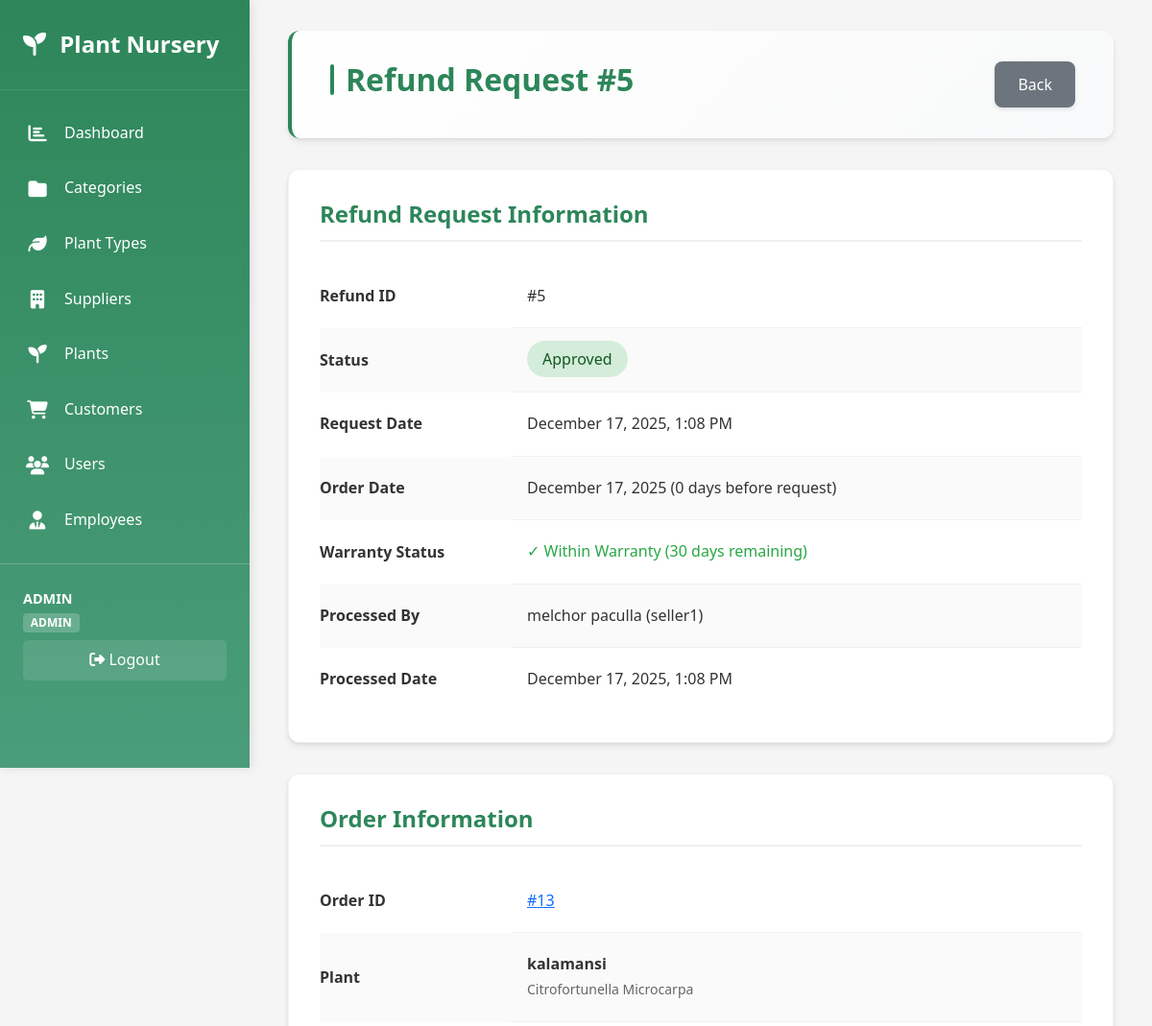
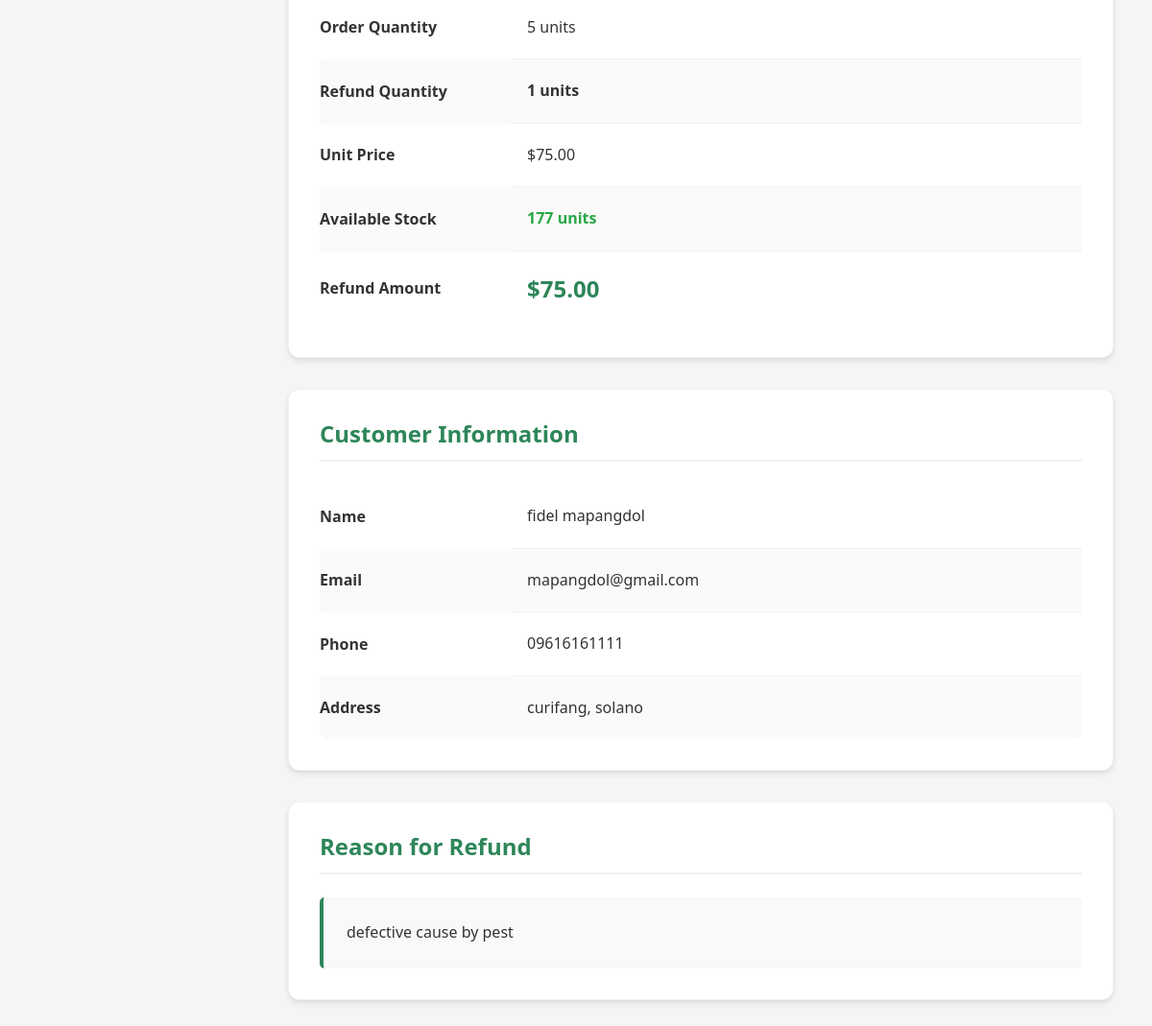
Page /refund/view_refund.php?id=5 (signed in) on the committed database (2 pictures, top to bottom).
### tables this page shows
CREATE TABLE `warranty_refund`  (
  `RefundID` int NOT NULL AUTO_INCREMENT,
  `OrderID` int NOT NULL,
  `OrderItemID` int NOT NULL,
  `CustomerID` int NOT NULL,
  `RequestDate` timestamp NOT NULL DEFAULT current_timestamp(),
  `Reason` text NOT NULL,
  `Quantity` int NOT NULL DEFAULT 1,
  `Status` varchar(50) NULL DEFAULT 'Pending',
  `ProcessedBy` int NULL DEFAULT NULL,
  `ProcessedDate` timestamp NULL DEFAULT NULL,
  `Notes` text NULL,
  PRIMARY KEY (`RefundID`) USING BTREE,
  INDEX `OrderItemID`(`OrderItemID` ASC) USING BTREE,
  INDEX `ProcessedBy`(`ProcessedBy` ASC) USING BTREE,
  INDEX `idx_order`(`OrderID` ASC) USING BTREE,
  INDEX `idx_customer`(`CustomerID` ASC) USING BTREE,
  INDEX `idx_status`(`Status` ASC) USING BTREE,
  INDEX `idx_request_date`(`RequestDate` ASC) USING BTREE,
  CONSTRAINT `warranty_refund_ibfk_1` FOREIGN KEY (`OrderID`) REFERENCES `order` (`OrderID`) ON DELETE CASCADE ON UPDATE CASCADE,
  CONSTRAINT `warranty_refund_ibfk_2` FOREIGN KEY (`OrderItemID`) REFERENCES `orderitem` (`OrderItemID`) ON DELETE CASCADE ON UPDATE CASCADE,
  CONSTRAINT `warranty_refund_ibfk_3` FOREIGN KEY (`CustomerID`) REFERENCES `customer` (`CustomerID`) ON DELETE CASCADE ON UPDATE CASCADE,
  CONSTRAINT `warranty_refund_ibfk_4` FOREIGN KEY (`ProcessedBy`) REFERENCES `employee` (`EmployeeID`) ON DELETE SET NULL ON UPDATE CASCADE
);

CREATE TABLE `order`  (
  `OrderID` int NOT NULL AUTO_INCREMENT,
  `CustomerID` int NULL DEFAULT NULL,
  `EmployeeID` int NULL DEFAULT NULL,
  `OrderDate` date NOT NULL,
  `TotalAmount` decimal(10, 2) NOT NULL DEFAULT 0.00,
  `Status` varchar(50) NULL DEFAULT 'Pending',
  `IsSuccessful` tinyint(1) NULL DEFAULT 0,
  PRIMARY KEY (`OrderID`) USING BTREE,
  INDEX `idx_customer`(`CustomerID` ASC) USING BTREE,
  INDEX `idx_employee`(`EmployeeID` ASC) USING BTREE,
  INDEX `idx_order_date`(`OrderDate` ASC) USING BTREE,
  INDEX `idx_status`(`Status` ASC) USING BTREE,
  CONSTRAINT `order_ibfk_1` FOREIGN KEY (`CustomerID`) REFERENCES `customer` (`CustomerID`) ON DELETE SET NULL ON UPDATE CASCADE,
  CONSTRAINT `order_ibfk_2` FOREIGN KEY (`EmployeeID`) REFERENCES `employee` (`EmployeeID`) ON DELETE SET NULL ON UPDATE CASCADE
);

CREATE TABLE `employee`  (
  `EmployeeID` int NOT NULL AUTO_INCREMENT,
  `Name` varchar(100) NOT NULL,
  `Role` varchar(50) NULL DEFAULT NULL,
  `Email` varchar(100) NULL DEFAULT NULL,
  `Phone` varchar(20) NULL DEFAULT NULL,
  PRIMARY KEY (`EmployeeID`) USING BTREE,
  INDEX `idx_name`(`Name` ASC) USING BTREE,
  INDEX `idx_email`(`Email` ASC) USING BTREE
);

CREATE TABLE `plant`  (
  `PlantID` int NOT NULL AUTO_INCREMENT,
  `Name` varchar(100) NOT NULL,
  `ScientificName` varchar(120) NULL DEFAULT NULL,
  `PlantCategoryID` int NULL DEFAULT NULL,
  `PlantTypeID` int NULL DEFAULT NULL,
  `SupplierID` int NULL DEFAULT NULL,
  `QuantityAvailable` int NULL DEFAULT 0,
  `Price` decimal(10, 2) NOT NULL,
  `PlantImg` blob NULL,
  PRIMARY KEY (`PlantID`) USING BTREE,
  INDEX `idx_name`(`Name` ASC) USING BTREE,
  INDEX `idx_category`(`PlantCategoryID` ASC) USING BTREE,
  INDEX `idx_supplier`(`SupplierID` ASC) USING BTREE,
  INDEX `idx_planttype`(`PlantTypeID` ASC) USING BTREE,
  CONSTRAINT `plant_ibfk_1` FOREIGN KEY (`PlantCategoryID`) REFERENCES `plantcategory` (`PlantCategoryID`) ON DELETE SET NULL ON UPDATE CASCADE,
  CONSTRAINT `plant_ibfk_2` FOREIGN KEY (`SupplierID`) REFERENCES `supplier` (`SupplierID`) ON DELETE SET NULL ON UPDATE CASCADE,
  CONSTRAINT `plant_ibfk_3` FOREIGN KEY (`PlantTypeID`) REFERENCES `planttype` (`PlantTypeID`) ON DELETE SET NULL ON UPDATE CASCADE
);

CREATE TABLE `orderitem`  (
  `OrderItemID` int NOT NULL AUTO_INCREMENT,
  `OrderID` int NULL DEFAULT NULL,
  `PlantID` int NULL DEFAULT NULL,
  `Quantity` int NOT NULL DEFAULT 1,
  `Price` decimal(10, 2) NOT NULL,
  PRIMARY KEY (`OrderItemID`) USING BTREE,
  INDEX `idx_order`(`OrderID` ASC) USING BTREE,
  INDEX `idx_plant`(`PlantID` ASC) USING BTREE,
  CONSTRAINT `orderitem_ibfk_1` FOREIGN KEY (`OrderID`) REFERENCES `order` (`OrderID`) ON DELETE CASCADE ON UPDATE CASCADE,
  CONSTRAINT `orderitem_ibfk_2` FOREIGN KEY (`PlantID`) REFERENCES `plant` (`PlantID`) ON DELETE CASCADE ON UPDATE CASCADE
);

CREATE TABLE `customer`  (
  `CustomerID` int NOT NULL AUTO_INCREMENT,
  `Name` varchar(100) NOT NULL,
  `Email` varchar(100) NULL DEFAULT NULL,
  `Phone` varchar(20) NULL DEFAULT NULL,
  `Address` varchar(255) NULL DEFAULT NULL,
  PRIMARY KEY (`CustomerID`) USING BTREE,
  INDEX `idx_name`(`Name` ASC) USING BTREE,
  INDEX `idx_email`(`Email` ASC) USING BTREE
);

### refund/view_refund.php (the view, shortened to what this page needs)
<?php
require_once '../config/database.php';
$refundID = (int)$_GET['id'];
$result = mysqli_query($conn, "
    SELECT wr.*,
           o.OrderDate, o.OrderID, o.TotalAmount as OrderTotal,
           c.Name as CustomerName, c.Email as CustomerEmail, c.Phone as CustomerPhone, c.Address as CustomerAddress,
           oi.PlantID, oi.Quantity as OrderQuantity, oi.Price as ItemPrice,
           p.Name as PlantName, p.ScientificName, p.QuantityAvailable,
           e.Name as ProcessedByName, e.Role as ProcessedByRole
    FROM warranty_refund wr
    LEFT JOIN `order` o ON wr.OrderID = o.OrderID
    LEFT JOIN customer c ON wr.CustomerID = c.CustomerID
    LEFT JOIN orderitem oi ON wr.OrderItemID = oi.OrderItemID
    LEFT JOIN plant p ON oi.PlantID = p.PlantID
    LEFT JOIN employee e ON wr.ProcessedBy = e.EmployeeID
    WHERE wr.RefundID = $refundID
");
$refund = mysqli_fetch_assoc($result);
$refundAmount = $refund['Quantity'] * $refund['ItemPrice'];
$orderDate = strtotime($refund['OrderDate']);
$requestDate = strtotime($refund['RequestDate']);
$daysSinceOrder = floor(($requestDate - $orderDate) / (24 * 60 * 60));
$warrantyDaysRemaining = 30 - $daysSinceOrder;
include '../includes/header.php';
?>
<div class="page-header">
    <h2>Refund Request #<?php echo $refundID; ?></h2>
    <div>
        <a href="refundpage.php" class="btn btn-secondary">Back</a>
    </div>
</div>
<div class="card">
    <h3 style="margin-bottom: 1.5rem; color: var(--primary-color);">Refund Request Information</h3>
    <table>
        <tr>
            <th style="width: 200px;">Refund ID</th>
            <td>#<?php echo $refund['RefundID']; ?></td>
        </tr>
        <tr>
            <th>Status</th>
            <td>
                <span style="padding: 0.5rem 1rem; border-radius: 20px; background-color:
                    <?php
                    echo $refund['Status'] === 'Approved' ? '#d4edda' :
                        ($refund['Status'] === 'Pending' ? '#fff3cd' : '#f8d7da');
                    ?>; color:
                    <?php
                    echo $refund['Status'] === 'Approved' ? '#155724' :
                        ($refund['Status'] === 'Pending' ? '#856404' : '#721c24');
                    ?>; font-weight: 500;">
                    <?php echo htmlspecialchars($refund['Status']); ?>
                </span>
            </td>
        </tr>
        <tr>
            <th>Request Date</th>
            <td><?php echo date('F d, Y, g:i A', strtotime($refund['RequestDate'])); ?></td>
        </tr>
        <tr>
            <th>Order Date</th>
            <td><?php echo date('F d, Y', strtotime($refund['OrderDate'])); ?> (<?php echo $daysSinceOrder; ?> days before request)</td>
        </tr>
        <tr>
            <th>Warranty Status</th>
            <td>
                <?php if ($warrantyDaysRemaining > 0): ?>
                    <span style="color: #28a745; font-weight: 500;">✓ Within Warranty (<?php echo $warrantyDaysRemaining; ?> days remaining)</span>
                <?php else: ?>
                    <span style="color: #dc3545; font-weight: 500;">✗ Warranty Expired</span>
                <?php endif; ?>
            </td>
        </tr>
        <?php if ($refund['ProcessedBy']): ?>
        <tr>
            <th>Processed By</th>
            <td><?php echo htmlspecialchars($refund['ProcessedByName']); ?> (<?php echo htmlspecialchars($refund['ProcessedByRole'] ?? 'N/A'); ?>)</td>
        </tr>
        <tr>
            <th>Processed Date</th>
            <td><?php echo date('F d, Y, g:i A', strtotime($refund['ProcessedDate'])); ?></td>
        </tr>
        <?php endif; ?>
    </table>
</div>
<div class="card">
    <h3 style="margin-bottom: 1.5rem; color: var(--primary-color);">Order Information</h3>
    <table>
        <tr>
            <th style="width: 200px;">Order ID</th>
            <td><a href="../order/view.php?id=<?php echo $refund['OrderID']; ?>">#<?php echo $refund['OrderID']; ?></a></td>
        </tr>
        <tr>
            <th>Plant</th>
            <td>
                <strong><?php echo htmlspecialchars($refund['PlantName']); ?></strong>
                <br><small style="color: #666;"><?php echo htmlspecialchars($refund['ScientificName'] ?? 'N/A'); ?></small>
            </td>
        </tr>
        <tr>
            <th>Order Quantity</th>
            <td><?php echo $refund['OrderQuantity']; ?> units</td>
        </tr>
        <tr>
            <th>Refund Quantity</th>
            <td><strong><?php echo $refund['Quantity']; ?> units</strong></td>
        </tr>
        <tr>
            <th>Unit Price</th>
            <td>$<?php echo number_format($refund['ItemPrice'], 2); ?></td>
        </tr>
        <tr>
            <th>Available Stock</th>
            <td>
                <?php
                $availableQuantity = (int)($refund['QuantityAvailable'] ?? 0);
                $refundQuantity = (int)$refund['Quantity'];
                $hasEnoughStock = $availableQuantity >= $refundQuantity;
                ?>
                <strong style="color: <?php echo $hasEnoughStock ? '#28a745' : '#dc3545'; ?>;">
                    <?php echo $availableQuantity; ?> units
                </strong>
            </td>
        </tr>
        <tr>
            <th>Refund Amount</th>
            <td style="font-size: 1.5rem; font-weight: bold; color: var(--primary-color);">
                $<?php echo number_format($refundAmount, 2); ?>
            </td>
        </tr>
    </table>
</div>
<div class="card">
    <h3 style="margin-bottom: 1.5rem; color: var(--primary-color);">Customer Information</h3>
    <table>
        <tr>
            <th style="width: 200px;">Name</th>
            <td><?php echo htmlspecialchars($refund['CustomerName']); ?></td>
        </tr>
        <tr>
            <th>Email</th>
            <td><?php echo htmlspecialchars($refund['CustomerEmail']); ?></td>
        </tr>
        <tr>
            <th>Phone</th>
            <td><?php echo htmlspecialchars($refund['CustomerPhone'] ?? 'N/A'); ?></td>
        </tr>
        <tr>
            <th>Address</th>
            <td><?php echo htmlspecialchars($refund['CustomerAddress'] ?? 'N/A'); ?></td>
        </tr>
    </table>
</div>
<div class="card">
    <h3 style="margin-bottom: 1.5rem; color: var(--primary-color);">Reason for Refund</h3>
    <div style="background: #f8f9fa; padding: 1.5rem; border-radius: 5px; border-left: 4px solid var(--primary-color);">
        <?php echo nl2br(htmlspecialchars($refund['Reason'])); ?>
    </div>
</div>
<?php include '../includes/footer.php'; ?>

### assets/css/style.css (style rules this page uses)
* { margin: 0; padding: 0; box-sizing: border-box; }
:root { --primary-color: #2d8659; --secondary-color: #4a9d7a; --accent-color: #6bb896; --danger-color: #dc3545; --warning-color: #ffc107; --success-color: #28a745; --dark-color: #2c3e50; --light-color: #f8f9fa; --border-color: #dee2e6; --text-color: #333; --text-light: #666; }
body { font-family: 'Segoe UI', Tahoma, Geneva, Verdana, sans-serif; background-color: #f5f5f5; color: var(--text-color); line-height: 1.6; display: flex; min-height: 100vh; }
.page-header { background: linear-gradient(135deg, #ffffff 0%, #f8f9fa 100%); padding: 2rem 2.5rem; border-radius: 12px; box-shadow: 0 4px 6px rgba(0,0,0,0.07), 0 1px 3px rgba(0,0,0,0.06); margin-bottom: 2rem; display: flex; justify-content: space-between; align-items: flex-start; border-left: 4px solid var(--primary-color); flex-wrap: wrap; gap: 1rem; }
.page-header h2 { color: var(--primary-color); font-size: 2rem; font-weight: 700; margin: 0; display: flex; align-items: center; gap: 0.75rem; }
.page-header h2::before { content: ''; width: 4px; height: 2rem; background: var(--primary-color); border-radius: 2px; }
.btn { display: inline-block; padding: 0.75rem 1.5rem; border: none; border-radius: 8px; text-decoration: none; font-weight: 500; cursor: pointer; transition: all 0.3s ease; font-size: 1rem; box-shadow: 0 2px 4px rgba(0,0,0,0.1); position: relative; overflow: hidden; }
.btn::before { content: ''; position: absolute; top: 50%; left: 50%; width: 0; height: 0; border-radius: 50%; background: rgba(255,255,255,0.3); transform: translate(-50%, -50%); transition: width 0.6s, height 0.6s; }
.btn-secondary { background-color: #6c757d; color: white; }
.card { background: white; border-radius: 12px; box-shadow: 0 4px 6px rgba(0,0,0,0.07), 0 1px 3px rgba(0,0,0,0.06); padding: 2rem; margin-bottom: 2rem; transition: box-shadow 0.3s ease, transform 0.2s ease; border: 1px solid rgba(0,0,0,0.05); }
.card h3 { color: var(--primary-color); margin-top: 0; margin-bottom: 1.5rem; font-size: 1.5rem; font-weight: 600; border-bottom: 2px solid #f0f0f0; padding-bottom: 0.75rem; }
table { width: 100%; border-collapse: separate; border-spacing: 0; background: white; border-radius: 8px; overflow: hidden; }
table tbody tr { transition: background-color 0.2s ease; }
table tbody td { padding: 1.25rem 1rem; text-align: left; border-bottom: 1px solid #f0f0f0; vertical-align: middle; }
table tbody tr:last-child td { border-bottom: none; }
table tbody tr:nth-child(even) { background-color: #fafafa; }

### rows in the picture
warranty_refund: RefundID "5", Status "Approved", RequestDate "December 17, 2025, 1:08 PM", OrderID.OrderDate "December 17, 2025", RequestDate.OrderDate "0", RequestDate.OrderDate "30", ProcessedBy.Name "melchor paculla", ProcessedBy.Role "seller1", ProcessedDate "December 17, 2025, 1:08 PM", OrderID.OrderID "13", plant.Name "kalamansi", plant.ScientificName "Citrofortunella Microcarpa", OrderItemID.Quantity "5", Quantity "1", OrderItemID.Price "75.00", plant.QuantityAvailable "177", CustomerID.Name "fidel mapangdol", CustomerID.Email "mapangdol@gmail.com", CustomerID.Phone "09616161111", CustomerID.Address "curifang, solano", Reason "defective cause by pest"

### other values in the picture
$_SESSION['username'] "ADMIN"
$_SESSION['role'] "ADMIN"
$refundID "5"
